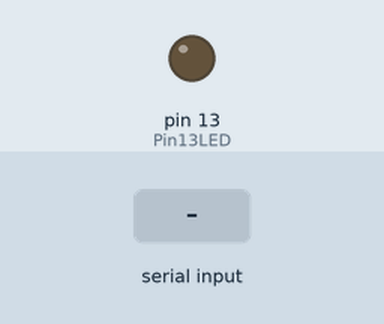
Recording of a sketch running on a simulated Arduino Uno, built with avr-gcc and run on an emulated ATmega328P. Shown: output pins drawn as LEDs (lit = HIGH). The test bench sets the inputs (shaded band). What the sketch prints to the serial monitor is not drawn.

Above: at 1.2 s.
1.3 s: "1" received over the second serial link
Timing chart, 0 to 4.3 s (numbered marks = the images above; inputs shaded):
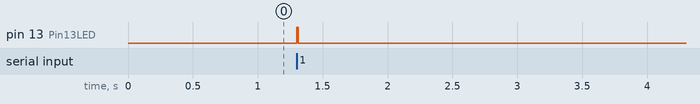

The sketch:

rs485remote_n.ino
```cpp
/* YourDuino SoftwareSerialExample1Remote
 *  http://boywhy.blogspot.tw/2017/03/arduinors485.html
   - Used with YD_SoftwareSerialExampleRS485_1 on another Arduino
   - Remote: Receive data, loop it back...
   - Connect this unit Pins 10, 11, Gnd
   - To other unit Pins 11,10, Gnd  (Cross over)
   - Pin 3 used for RS485 direction control
   - Pin 13 LED blinks when data is received

   Questions: terry@yourduino.com
*/

/*-----( Import needed libraries )-----*/
#include <SoftwareSerial.h>
/*-----( Declare Constants and Pin Numbers )-----*/
#define SSerialRX        10  //Serial Receive pin
#define SSerialTX        11  //Serial Transmit pin

#define SSerialTxControl 3   //RS485 Direction control
#define RS485Transmit HIGH
#define RS485Receive LOW

#define Pin13LED 13

/*-----( Declare objects )-----*/
SoftwareSerial RS485Serial(SSerialRX, SSerialTX); // RX, TX

/*-----( Declare Variables )-----*/
int byteReceived;
int byteSend;

void setup()   /****** SETUP: RUNS ONCE ******/
{
  // Start the built-in serial port, probably to Serial Monitor
  Serial.begin(9600);
  Serial.println("SerialRemote");  // Can be ignored

  pinMode(Pin13LED, OUTPUT);
  pinMode(SSerialTxControl, OUTPUT);

  digitalWrite(SSerialTxControl, RS485Receive);  // Init Transceiver

  // Start the software serial port, to another device
  RS485Serial.begin(4800);   // set the data rate
}//--(end setup )---


void loop()   /****** LOOP: RUNS CONSTANTLY ******/
{
  //Copy input data to output
  if (RS485Serial.available())
  {
    byteSend = RS485Serial.read();   // Read the byte
    digitalWrite(Pin13LED, HIGH);  // Show activity
    delay(10);
    digitalWrite(Pin13LED, LOW);
//    Serial.write(byteSend);
    Serial.println(byteSend);
/*  digitalWrite(SSerialTxControl, RS485Transmit);  // Enable RS485 Transmit
   if (byteSend!=0 && byteSend!=10 && byteSend!=13)
        RS485Serial.write(byteSend); // Send the byte back
    delay(10);
    digitalWrite(SSerialTxControl, RS485Receive);  // Disable RS485 Transmit
//    delay(100);*/
  }// End If RS485SerialAvailable

}//--(end main loop )---

/*-----( Declare User-written Functions )-----*/
//NONE

//*********( THE END )***********
```

Measured:
- after the input at 1.3 s, pin 13 (Pin13LED): LOW → HIGH at once, → LOW 0.01 s later
